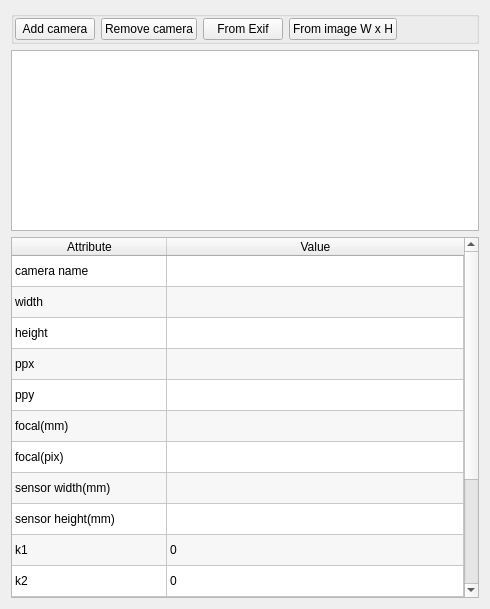
<?xml version="1.0" encoding="UTF-8"?>
<ui version="4.0">
 <class>CameraEdit</class>
 <widget class="QWidget" name="CameraEdit">
  <property name="geometry">
   <rect>
    <x>0</x>
    <y>0</y>
    <width>490</width>
    <height>609</height>
   </rect>
  </property>
  <property name="windowTitle">
   <string>CameraEdit</string>
  </property>
  <layout class="QVBoxLayout" name="verticalLayout" stretch="0,1,2">
   <item>
    <widget class="QGroupBox" name="groupBox">
     <property name="title">
      <string/>
     </property>
     <layout class="QHBoxLayout" name="horizontalLayout_2">
      <property name="leftMargin">
       <number>1</number>
      </property>
      <property name="topMargin">
       <number>1</number>
      </property>
      <property name="rightMargin">
       <number>1</number>
      </property>
      <property name="bottomMargin">
       <number>1</number>
      </property>
      <item>
       <widget class="QPushButton" name="pushButton">
        <property name="text">
         <string>Add camera</string>
        </property>
       </widget>
      </item>
      <item>
       <widget class="QPushButton" name="pushButton_2">
        <property name="text">
         <string>Remove camera</string>
        </property>
       </widget>
      </item>
      <item>
       <widget class="QPushButton" name="pushButton_exif">
        <property name="text">
         <string>From Exif</string>
        </property>
       </widget>
      </item>
      <item>
       <widget class="QPushButton" name="pushButton_reset">
        <property name="text">
         <string>From image W x H</string>
        </property>
       </widget>
      </item>
      <item>
       <spacer name="horizontalSpacer">
        <property name="orientation">
         <enum>Qt::Horizontal</enum>
        </property>
        <property name="sizeHint" stdset="0">
         <size>
          <width>162</width>
          <height>20</height>
         </size>
        </property>
       </spacer>
      </item>
     </layout>
    </widget>
   </item>
   <item>
    <widget class="QListWidget" name="listWidget_camera">
     <property name="viewMode">
      <enum>QListView::ListMode</enum>
     </property>
    </widget>
   </item>
   <item>
    <widget class="QTableWidget" name="tableWidget_initial">
     <property name="autoFillBackground">
      <bool>false</bool>
     </property>
     <property name="frameShape">
      <enum>QFrame::StyledPanel</enum>
     </property>
     <property name="frameShadow">
      <enum>QFrame::Plain</enum>
     </property>
     <property name="alternatingRowColors">
      <bool>true</bool>
     </property>
     <property name="showGrid">
      <bool>true</bool>
     </property>
     <property name="gridStyle">
      <enum>Qt::SolidLine</enum>
     </property>
     <attribute name="horizontalHeaderMinimumSectionSize">
      <number>50</number>
     </attribute>
     <attribute name="horizontalHeaderDefaultSectionSize">
      <number>155</number>
     </attribute>
     <attribute name="horizontalHeaderStretchLastSection">
      <bool>true</bool>
     </attribute>
     <attribute name="verticalHeaderVisible">
      <bool>false</bool>
     </attribute>
     <attribute name="verticalHeaderCascadingSectionResizes">
      <bool>false</bool>
     </attribute>
     <attribute name="verticalHeaderDefaultSectionSize">
      <number>31</number>
     </attribute>
     <row>
      <property name="text">
       <string>camera name</string>
      </property>
     </row>
     <row>
      <property name="text">
       <string>width</string>
      </property>
     </row>
     <row>
      <property name="text">
       <string>height</string>
      </property>
     </row>
     <row>
      <property name="text">
       <string>ppx</string>
      </property>
     </row>
     <row>
      <property name="text">
       <string>ppy</string>
      </property>
     </row>
     <row>
      <property name="text">
       <string>focal(mm)</string>
      </property>
     </row>
     <row>
      <property name="text">
       <string>focal(pixel)</string>
      </property>
     </row>
     <row>
      <property name="text">
       <string>sensor width (mm)</string>
      </property>
     </row>
     <row>
      <property name="text">
       <string>sensor height(mm)</string>
      </property>
     </row>
     <row>
      <property name="text">
       <string>k1</string>
      </property>
     </row>
     <row>
      <property name="text">
       <string>k2</string>
      </property>
     </row>
     <row>
      <property name="text">
       <string>k3</string>
      </property>
     </row>
     <row>
      <property name="text">
       <string>p1</string>
      </property>
     </row>
     <row>
      <property name="text">
       <string>p2</string>
      </property>
     </row>
     <row>
      <property name="text">
       <string>b1</string>
      </property>
     </row>
     <row>
      <property name="text">
       <string>b2</string>
      </property>
     </row>
     <column>
      <property name="text">
       <string>Attribute</string>
      </property>
     </column>
     <column>
      <property name="text">
       <string>Value</string>
      </property>
     </column>
     <item row="0" column="0">
      <property name="text">
       <string>camera name</string>
      </property>
     </item>
     <item row="1" column="0">
      <property name="text">
       <string>width</string>
      </property>
     </item>
     <item row="2" column="0">
      <property name="text">
       <string>height</string>
      </property>
     </item>
     <item row="3" column="0">
      <property name="text">
       <string>ppx</string>
      </property>
     </item>
     <item row="4" column="0">
      <property name="text">
       <string>ppy</string>
      </property>
     </item>
     <item row="5" column="0">
      <property name="text">
       <string>focal(mm)</string>
      </property>
     </item>
     <item row="6" column="0">
      <property name="text">
       <string>focal(pix)</string>
      </property>
     </item>
     <item row="7" column="0">
      <property name="text">
       <string>sensor width(mm)</string>
      </property>
     </item>
     <item row="8" column="0">
      <property name="text">
       <string>sensor height(mm)</string>
      </property>
     </item>
     <item row="9" column="0">
      <property name="text">
       <string>k1</string>
      </property>
     </item>
     <item row="9" column="1">
      <property name="text">
       <string>0</string>
      </property>
     </item>
     <item row="10" column="0">
      <property name="text">
       <string>k2</string>
      </property>
     </item>
     <item row="10" column="1">
      <property name="text">
       <string>0</string>
      </property>
     </item>
     <item row="11" column="0">
      <property name="text">
       <string>k3</string>
      </property>
     </item>
     <item row="11" column="1">
      <property name="text">
       <string>0</string>
      </property>
     </item>
     <item row="12" column="0">
      <property name="text">
       <string>p1</string>
      </property>
     </item>
     <item row="12" column="1">
      <property name="text">
       <string>0</string>
      </property>
     </item>
     <item row="13" column="0">
      <property name="text">
       <string>p2</string>
      </property>
     </item>
     <item row="13" column="1">
      <property name="text">
       <string>0</string>
      </property>
     </item>
     <item row="14" column="0">
      <property name="text">
       <string>b1</string>
      </property>
     </item>
     <item row="14" column="1">
      <property name="text">
       <string>0</string>
      </property>
     </item>
     <item row="15" column="0">
      <property name="text">
       <string>b2</string>
      </property>
     </item>
     <item row="15" column="1">
      <property name="text">
       <string>0</string>
      </property>
     </item>
    </widget>
   </item>
  </layout>
 </widget>
 <layoutdefault spacing="6" margin="11"/>
 <resources/>
 <connections>
  <connection>
   <sender>pushButton</sender>
   <signal>clicked()</signal>
   <receiver>CameraEdit</receiver>
   <slot>addCamera()</slot>
   <hints>
    <hint type="sourcelabel">
     <x>51</x>
     <y>20</y>
    </hint>
    <hint type="destinationlabel">
     <x>121</x>
     <y>0</y>
    </hint>
   </hints>
  </connection>
  <connection>
   <sender>pushButton_2</sender>
   <signal>clicked()</signal>
   <receiver>CameraEdit</receiver>
   <slot>removeCamera()</slot>
   <hints>
    <hint type="sourcelabel">
     <x>177</x>
     <y>33</y>
    </hint>
    <hint type="destinationlabel">
     <x>214</x>
     <y>0</y>
    </hint>
   </hints>
  </connection>
  <connection>
   <sender>listWidget_camera</sender>
   <signal>currentRowChanged(int)</signal>
   <receiver>CameraEdit</receiver>
   <slot>showCurCamera()</slot>
   <hints>
    <hint type="sourcelabel">
     <x>141</x>
     <y>106</y>
    </hint>
    <hint type="destinationlabel">
     <x>371</x>
     <y>7</y>
    </hint>
   </hints>
  </connection>
  <connection>
   <sender>pushButton_exif</sender>
   <signal>clicked()</signal>
   <receiver>CameraEdit</receiver>
   <slot>getCameraFromExif()</slot>
   <hints>
    <hint type="sourcelabel">
     <x>258</x>
     <y>33</y>
    </hint>
    <hint type="destinationlabel">
     <x>391</x>
     <y>0</y>
    </hint>
   </hints>
  </connection>
  <connection>
   <sender>tableWidget_initial</sender>
   <signal>itemChanged(QTableWidgetItem*)</signal>
   <receiver>CameraEdit</receiver>
   <slot>camerraItemEdit(QTableWidgetItem*)</slot>
   <hints>
    <hint type="sourcelabel">
     <x>255</x>
     <y>338</y>
    </hint>
    <hint type="destinationlabel">
     <x>538</x>
     <y>342</y>
    </hint>
   </hints>
  </connection>
  <connection>
   <sender>pushButton_reset</sender>
   <signal>clicked()</signal>
   <receiver>CameraEdit</receiver>
   <slot>getCameraFromImageWH()</slot>
   <hints>
    <hint type="sourcelabel">
     <x>368</x>
     <y>33</y>
    </hint>
    <hint type="destinationlabel">
     <x>598</x>
     <y>64</y>
    </hint>
   </hints>
  </connection>
 </connections>
 <slots>
  <slot>addCamera()</slot>
  <slot>removeCamera()</slot>
  <slot>showCurCamera()</slot>
  <slot>camerraItemEdit(QTableWidgetItem*)</slot>
  <slot>getCameraFromExif()</slot>
  <slot>getCameraFromImageWH()</slot>
 </slots>
</ui>
